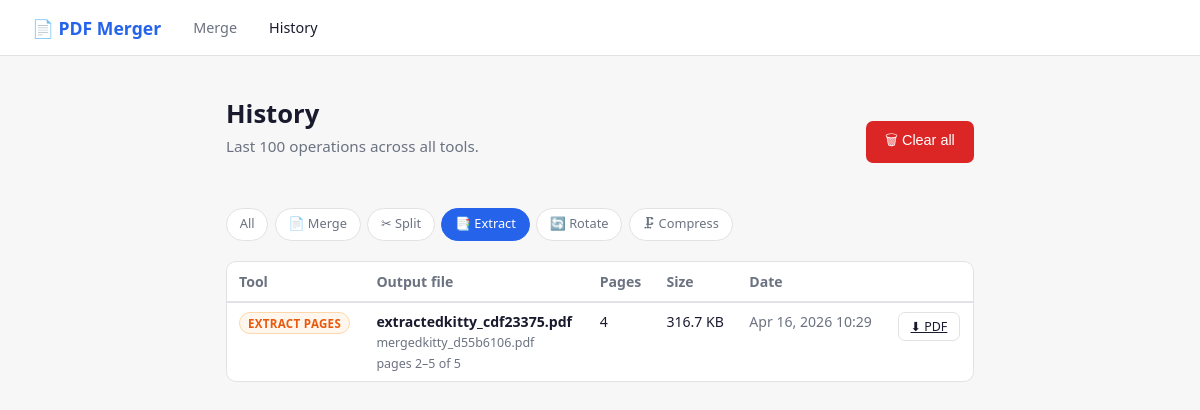
The app's page /history/?tool=extract with its own data.
### merger/models.py (models this page shows, shortened)
class Job(models.Model):
    tool            = models.CharField(max_length=20, choices=TOOL_CHOICES)
    output_filename = models.CharField(max_length=255)
    input_files     = models.TextField()          # comma-separated original names
    total_pages     = models.PositiveIntegerField(default=0)
    file_size_kb    = models.FloatField(default=0)
    output_path     = models.CharField(max_length=500)
    extra_info      = models.CharField(max_length=255, blank=True)  # e.g. "pages 5-10", "90°"
    created_at      = models.DateTimeField(auto_now_add=True)
    class Meta:
        ordering = ['-created_at']

### merger/views.py (the view)
# urls.py: path('history/',               views.history,       name='history'),
def history(request):
    tool = request.GET.get('tool', '')
    jobs = Job.objects.all()
    if tool:
        jobs = jobs.filter(tool=tool)
    jobs = jobs[:100]
    return render(request, 'merger/history.html', {'jobs': jobs, 'active_tool': tool})

### merger/templates/merger/history.html (shortened to what this page needs)
{% extends 'merger/base.html' %}
{% block content %}
<div class="top-row">
  <div>
    <h1>History</h1>
    <p class="subtitle">Last 100 operations across all tools.</p>
  </div>
  {% if jobs %}
  <form method="post" action="{% url 'clear_history' %}" onsubmit="return confirm('Delete all history and files?')">
    <button type="submit" class="btn btn-danger">🗑 Clear all</button>
  </form>
  {% endif %}
</div>
<div class="filter-row" style="margin-bottom:1.25rem">
  <a href="/history/" class="filter-btn {% if not active_tool %}active{% endif %}">All</a>
  <a href="/history/?tool=merge"    class="filter-btn {% if active_tool == 'merge'    %}active{% endif %}">📄 Merge</a>
  <a href="/history/?tool=split"    class="filter-btn {% if active_tool == 'split'    %}active{% endif %}">✂ Split</a>
  <a href="/history/?tool=extract"  class="filter-btn {% if active_tool == 'extract'  %}active{% endif %}">📑 Extract</a>
  <a href="/history/?tool=rotate"   class="filter-btn {% if active_tool == 'rotate'   %}active{% endif %}">🔄 Rotate</a>
  <a href="/history/?tool=compress" class="filter-btn {% if active_tool == 'compress' %}active{% endif %}">🗜 Compress</a>
</div>
<div class="card" style="padding:0;overflow:hidden">
{% if jobs %}
<table>
  <thead>
    <tr>
      <th>Tool</th>
      <th>Output file</th>
      <th>Pages</th>
      <th>Size</th>
      <th>Date</th>
      <th></th>
    </tr>
  </thead>
  <tbody>
  {% for job in jobs %}
    <tr>
      <td><span class="badge badge-{{ job.tool }}">{{ job.get_tool_display }}</span></td>
      <td>
        <strong>{{ job.output_filename }}</strong>
        <div class="sub">{{ job.input_files }}</div>
        {% if job.extra_info %}<div class="sub">{{ job.extra_info }}</div>{% endif %}
      </td>
      <td>{{ job.total_pages }}</td>
      <td style="white-space:nowrap">{{ job.file_size_kb }} KB</td>
      <td style="white-space:nowrap;color:var(--muted)">{{ job.created_at|date:"M d, Y H:i" }}</td>
      <td>
        {% if job.tool == 'split' %}
          <a href="{% url 'download_zip' job.pk %}" class="btn btn-ghost" style="padding:.3rem .7rem;font-size:.78rem">⬇ ZIP</a>
        {% else %}
          <a href="{% url 'download' job.pk %}" class="btn btn-ghost" style="padding:.3rem .7rem;font-size:.78rem">⬇ PDF</a>
        {% endif %}
      </td>
    </tr>
  {% endfor %}
  </tbody>
</table>
{% else %}
  <div class="empty">No operations yet. <a href="/">Try a tool →</a></div>
{% endif %}
</div>
{% endblock %}

### merger/templates/merger/base.html (style rules this page uses)
*, *::before, *::after { box-sizing: border-box; margin: 0; padding: 0; }
:root { --bg: #f7f7f8; --card: #ffffff; --border: #e2e2e6; --accent: #2563eb; --accent2: #1d4ed8; --danger: #dc2626; --success: #16a34a; --text: #1a1a2e; --muted: #6b7280; --radius: 10px; }
body { font-family: system-ui, sans-serif; background: var(--bg); color: var(--text); min-height: 100vh; }
h1 { font-size: 1.6rem; margin-bottom: .3rem; }
.subtitle { color: var(--muted); font-size: .95rem; margin-bottom: 2rem; }
.card { background: var(--card); border: 1px solid var(--border); border-radius: var(--radius); padding: 1.5rem; margin-bottom: 1.25rem; }
.btn { display: inline-flex; align-items: center; gap: .4rem; padding: .55rem 1.2rem; border-radius: 7px; font-size: .9rem; font-weight: 500; cursor: pointer; border: none; transition: background .15s; }
.btn-danger { background: var(--danger); color: #fff; }
.btn-ghost { background: transparent; border: 1px solid var(--border); color: var(--text); }

### merger/templates/merger/history.html (style rules this page uses)
table { width: 100%; border-collapse: collapse; font-size: .88rem; }
th { text-align: left; padding: .6rem .75rem; border-bottom: 2px solid var(--border); color: var(--muted); font-weight: 600; }
td { padding: .6rem .75rem; border-bottom: 1px solid var(--border); vertical-align: top; }
tr:last-child td { border-bottom: none; }
.badge { display: inline-block; font-size: .72rem; padding: .15rem .5rem; border-radius: 99px; font-weight: 600; text-transform: uppercase; letter-spacing: .03em; }
.badge-extract { background:#fff7ed; color:#ea580c; border:1px solid #fed7aa; }
.sub { color: var(--muted); font-size: .78rem; margin-top: .2rem; }
.top-row { display:flex; align-items:center; justify-content:space-between; margin-bottom:1.25rem; flex-wrap:wrap; gap:.75rem; }
.filter-row { display:flex; gap:.4rem; flex-wrap:wrap; }
.filter-btn { padding:.3rem .8rem; border-radius:99px; border:1px solid var(--border); background:var(--card); font-size:.8rem; cursor:pointer; text-decoration:none; color:var(--muted); }
.filter-btn:hover, .filter-btn.active { background:var(--accent); color:#fff; border-color:var(--accent); }

### records on screen
Job: tool "EXTRACT PAGES", output_filename "extractedkitty_cdf23375.pdf", input_files "mergedkitty_d55b6106.pdf", extra_info "pages 2–5 of 5", total_pages "4", file_size_kb "316.7", created_at "Apr 16, 2026 10:29", shows "⬇ PDF"
